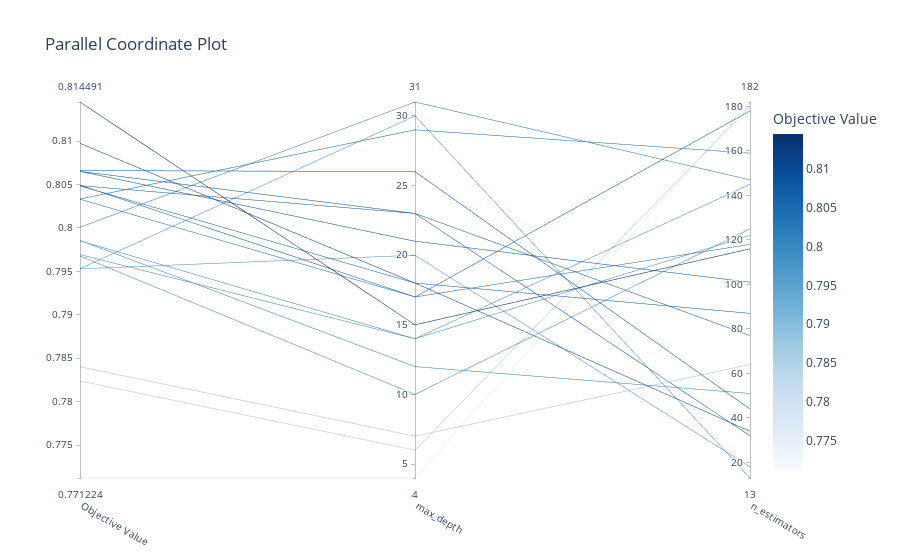

The notebook cell saved with this chart:
### Markdown cell above
The parameter importance plot shows how much each hyperparameter contributes to the MAE. It uses a permutation-based method to calculate the importance scores. You can see that n_estimators is the most important parameter, followed by max_depth, min_samples_split, and min_samples_leaf. This means that changing the number of trees in the random forest has the most impact on the model performance, while changing the minimum number of samples required to be at a leaf node has the least impact.

### Code cell
# Plot parallel_coordinate
ov.plot_parallel_coordinate(study)

### Figure 1 — Plotly figure (JSON) as saved in the notebook; plotly's stock layout.template omitted (floating-point values rounded to 4 significant figures)
{"data": [{"dimensions": [{"label": "Objective Value", "range": [0.7712, 0.8145], "values": [0.8049, 0.7985, 0.8033, 0.7953, 0.8145, 0.8001, 0.7824, 0.7712, 0.784, 0.7968, 0.8049, 0.8048, 0.8097, 0.8065, 0.7986, 0.8065, 0.8033, 0.8066, 0.7969, 0.7953]}, {"label": "max_depth", "range": [4, 31], "values": [17, 14, 29, 30, 15, 31, 6, 4, 7, 10, 23, 18, 18, 23, 12, 21, 17, 26, 14, 20]}, {"label": "n_estimators", "range": [13, 182], "values": [178, 122, 159, 13, 116, 147, 180, 182, 64, 125, 77, 87, 34, 32, 51, 101, 118, 44, 145, 18]}], "labelangle": 30, "labelside": "bottom", "line": {"color": [0.8049, 0.7985, 0.8033, 0.7953, 0.8145, 0.8001, 0.7824, 0.7712, 0.784, 0.7968, 0.8049, 0.8048, 0.8097, 0.8065, 0.7986, 0.8065, 0.8033, 0.8066, 0.7969, 0.7953], "colorbar": {"title": {"text": "Objective Value"}}, "colorscale": [[0, "rgb(247,251,255)"], [0.125, "rgb(222,235,247)"], [0.25, "rgb(198,219,239)"], [0.375, "rgb(158,202,225)"], [0.5, "rgb(107,174,214)"], [0.625, "rgb(66,146,198)"], [0.75, "rgb(33,113,181)"], [0.875, "rgb(8,81,156)"], [1, "rgb(8,48,107)"]], "reversescale": false, "showscale": true}, "type": "parcoords"}], "layout": {"title": {"text": "Parallel Coordinate Plot"}}}
